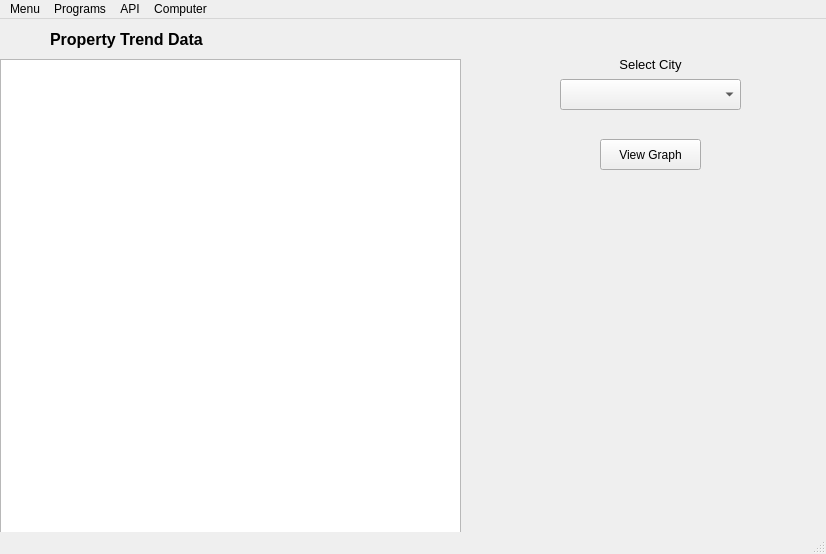
<?xml version="1.0" encoding="UTF-8"?>
<ui version="4.0">
 <class>MainWindow</class>
 <widget class="QMainWindow" name="MainWindow">
  <property name="geometry">
   <rect>
    <x>0</x>
    <y>0</y>
    <width>826</width>
    <height>554</height>
   </rect>
  </property>
  <property name="windowTitle">
   <string>MainWindow</string>
  </property>
  <widget class="QWidget" name="centralwidget">
   <widget class="QComboBox" name="citylist">
    <property name="geometry">
     <rect>
      <x>560</x>
      <y>60</y>
      <width>181</width>
      <height>31</height>
     </rect>
    </property>
   </widget>
   <widget class="QLabel" name="city_select">
    <property name="geometry">
     <rect>
      <x>560</x>
      <y>30</y>
      <width>181</width>
      <height>31</height>
     </rect>
    </property>
    <property name="font">
     <font>
      <pointsize>10</pointsize>
     </font>
    </property>
    <property name="text">
     <string>Select City</string>
    </property>
    <property name="alignment">
     <set>Qt::AlignCenter</set>
    </property>
   </widget>
   <widget class="QPushButton" name="graph_button">
    <property name="geometry">
     <rect>
      <x>600</x>
      <y>120</y>
      <width>101</width>
      <height>31</height>
     </rect>
    </property>
    <property name="text">
     <string>View Graph</string>
    </property>
   </widget>
   <widget class="QLabel" name="title">
    <property name="geometry">
     <rect>
      <x>50</x>
      <y>10</y>
      <width>251</width>
      <height>21</height>
     </rect>
    </property>
    <property name="font">
     <font>
      <pointsize>12</pointsize>
      <weight>75</weight>
      <bold>true</bold>
     </font>
    </property>
    <property name="text">
     <string>Property Trend Data</string>
    </property>
   </widget>
   <widget class="QTableWidget" name="data_table">
    <property name="geometry">
     <rect>
      <x>0</x>
      <y>40</y>
      <width>461</width>
      <height>491</height>
     </rect>
    </property>
   </widget>
  </widget>
  <widget class="QMenuBar" name="menubar">
   <property name="geometry">
    <rect>
     <x>0</x>
     <y>0</y>
     <width>826</width>
     <height>21</height>
    </rect>
   </property>
   <widget class="QMenu" name="menuMenu">
    <property name="title">
     <string>Menu</string>
    </property>
    <addaction name="actionExit"/>
   </widget>
   <widget class="QMenu" name="menuPrograms">
    <property name="title">
     <string>Programs</string>
    </property>
    <widget class="QMenu" name="menuProperty_Data">
     <property name="title">
      <string>Property Data</string>
     </property>
     <addaction name="actionPrice_Display"/>
     <addaction name="actionPrice_Data"/>
    </widget>
    <addaction name="actionNews_Scraper"/>
    <addaction name="menuProperty_Data"/>
    <addaction name="actionPolscraper"/>
   </widget>
   <widget class="QMenu" name="menuAPI">
    <property name="title">
     <string>API</string>
    </property>
    <addaction name="actionDarkSky_Weather"/>
    <addaction name="actionLocal_Information"/>
   </widget>
   <widget class="QMenu" name="menuComputer">
    <property name="title">
     <string>Computer</string>
    </property>
    <addaction name="actionLock"/>
   </widget>
   <addaction name="menuMenu"/>
   <addaction name="menuPrograms"/>
   <addaction name="menuAPI"/>
   <addaction name="menuComputer"/>
  </widget>
  <widget class="QStatusBar" name="statusbar"/>
  <action name="actionExit">
   <property name="text">
    <string>Exit</string>
   </property>
  </action>
  <action name="actionNews_Scraper">
   <property name="text">
    <string>News Scraper</string>
   </property>
  </action>
  <action name="actionPolscraper">
   <property name="text">
    <string>Polscraper</string>
   </property>
  </action>
  <action name="actionDarkSky_Weather">
   <property name="text">
    <string>DarkSky Weather</string>
   </property>
  </action>
  <action name="actionLocal_Information">
   <property name="text">
    <string>Local Information</string>
   </property>
  </action>
  <action name="actionLock">
   <property name="text">
    <string>Lock</string>
   </property>
  </action>
  <action name="actionPrice_Display">
   <property name="text">
    <string>Price Display</string>
   </property>
  </action>
  <action name="actionPrice_Data">
   <property name="text">
    <string>Price Data</string>
   </property>
  </action>
 </widget>
 <resources/>
 <connections/>
</ui>
